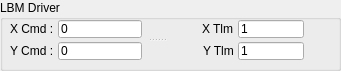
  <widget class="QGroupBox" name="groupBox_LBM">
   <property name="geometry">
    <rect>
     <x>20</x>
     <y>400</y>
     <width>341</width>
     <height>71</height>
    </rect>
   </property>
   <property name="title">
    <string>LBM Driver</string>
   </property>
   <widget class="QSplitter" name="splitter_3">
    <property name="geometry">
     <rect>
      <x>10</x>
      <y>20</y>
      <width>294</width>
      <height>40</height>
     </rect>
    </property>
    <property name="orientation">
     <enum>Qt::Vertical</enum>
    </property>
    <widget class="QWidget" name="widget_LBM_X" native="true">
     <layout class="QHBoxLayout" name="horizontalLayout_25">
      <property name="spacing">
       <number>4</number>
      </property>
      <property name="leftMargin">
       <number>0</number>
      </property>
      <property name="topMargin">
       <number>0</number>
      </property>
      <property name="rightMargin">
       <number>0</number>
      </property>
      <property name="bottomMargin">
       <number>0</number>
      </property>
      <item>
       <widget class="QLabel" name="label_40">
        <property name="text">
         <string>X Cmd :</string>
        </property>
       </widget>
      </item>
      <item>
       <widget class="QLineEdit" name="rdAddrEd_20">
        <property name="maximumSize">
         <size>
          <width>84</width>
          <height>16777215</height>
         </size>
        </property>
        <property name="text">
         <string>0</string>
        </property>
       </widget>
      </item>
      <item>
       <spacer name="horizontalSpacer_33">
        <property name="orientation">
         <enum>Qt::Horizontal</enum>
        </property>
        <property name="sizeHint" stdset="0">
         <size>
          <width>22</width>
          <height>20</height>
         </size>
        </property>
       </spacer>
      </item>
      <item>
       <widget class="QLabel" name="label_41">
        <property name="text">
         <string>X Tlm</string>
        </property>
       </widget>
      </item>
      <item>
       <widget class="QLineEdit" name="rdLenEd_15">
        <property name="maximumSize">
         <size>
          <width>66</width>
          <height>16777215</height>
         </size>
        </property>
        <property name="text">
         <string>1</string>
        </property>
       </widget>
      </item>
     </layout>
    </widget>
    <widget class="QWidget" name="widget_LBM_Y" native="true">
     <layout class="QHBoxLayout" name="horizontalLayout_26">
      <property name="spacing">
       <number>4</number>
      </property>
      <property name="leftMargin">
       <number>0</number>
      </property>
      <property name="topMargin">
       <number>0</number>
      </property>
      <property name="rightMargin">
       <number>0</number>
      </property>
      <property name="bottomMargin">
       <number>0</number>
      </property>
      <item>
       <widget class="QLabel" name="label_42">
        <property name="text">
         <string>Y Cmd :</string>
        </property>
       </widget>
      </item>
      <item>
       <widget class="QLineEdit" name="rdAddrEd_21">
        <property name="maximumSize">
         <size>
          <width>84</width>
          <height>16777215</height>
         </size>
        </property>
        <property name="text">
         <string>0</string>
        </property>
       </widget>
      </item>
      <item>
       <spacer name="horizontalSpacer_35">
        <property name="orientation">
         <enum>Qt::Horizontal</enum>
        </property>
        <property name="sizeHint" stdset="0">
         <size>
          <width>22</width>
          <height>20</height>
         </size>
        </property>
       </spacer>
      </item>
      <item>
       <widget class="QLabel" name="label_43">
        <property name="text">
         <string>Y Tlm</string>
        </property>
       </widget>
      </item>
      <item>
       <widget class="QLineEdit" name="rdLenEd_16">
        <property name="maximumSize">
         <size>
          <width>66</width>
          <height>16777215</height>
         </size>
        </property>
        <property name="text">
         <string>1</string>
        </property>
       </widget>
      </item>
     </layout>
    </widget>
   </widget>
  </widget>
